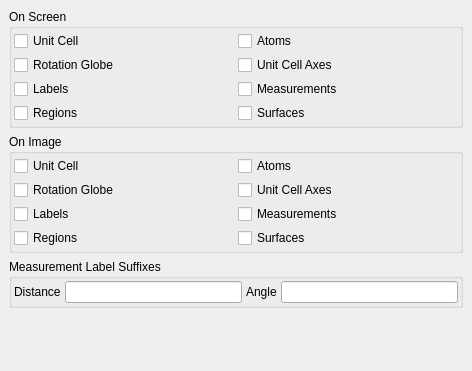
         <widget class="QWidget" name="SceneSubTab" >
          <property name="geometry" >
           <rect>
            <x>0</x>
            <y>0</y>
            <width>472</width>
            <height>371</height>
           </rect>
          </property>
          <attribute name="title" >
           <string>Scene</string>
          </attribute>
          <layout class="QVBoxLayout" >
           <property name="spacing" >
            <number>6</number>
           </property>
           <property name="margin" >
            <number>9</number>
           </property>
           <item>
            <widget class="QGroupBox" name="VisibilityGroup" >
             <property name="sizePolicy" >
              <sizepolicy vsizetype="Minimum" hsizetype="Preferred" >
               <horstretch>0</horstretch>
               <verstretch>0</verstretch>
              </sizepolicy>
             </property>
             <property name="title" >
              <string>On Screen</string>
             </property>
             <layout class="QGridLayout" >
              <property name="margin" >
               <number>2</number>
              </property>
              <property name="spacing" >
               <number>4</number>
              </property>
              <item row="2" column="1" >
               <widget class="QCheckBox" name="MeasurementsVisibleCheck" >
                <property name="text" >
                 <string>Measurements</string>
                </property>
               </widget>
              </item>
              <item row="1" column="0" >
               <widget class="QCheckBox" name="GlobeVisibleCheck" >
                <property name="text" >
                 <string>Rotation Globe</string>
                </property>
               </widget>
              </item>
              <item row="0" column="0" >
               <widget class="QCheckBox" name="CellVisibleCheck" >
                <property name="text" >
                 <string>Unit Cell</string>
                </property>
               </widget>
              </item>
              <item row="1" column="1" >
               <widget class="QCheckBox" name="AxesVisibleCheck" >
                <property name="text" >
                 <string>Unit Cell Axes</string>
                </property>
               </widget>
              </item>
              <item row="0" column="1" >
               <widget class="QCheckBox" name="AtomsVisibleCheck" >
                <property name="text" >
                 <string>Atoms</string>
                </property>
               </widget>
              </item>
              <item row="2" column="0" >
               <widget class="QCheckBox" name="LabelsVisibleCheck" >
                <property name="text" >
                 <string>Labels</string>
                </property>
               </widget>
              </item>
              <item row="3" column="0" >
               <widget class="QCheckBox" name="RegionsVisibleCheck" >
                <property name="text" >
                 <string>Regions</string>
                </property>
               </widget>
              </item>
              <item row="3" column="1" >
               <widget class="QCheckBox" name="SurfacesVisibleCheck" >
                <property name="text" >
                 <string>Surfaces</string>
                </property>
               </widget>
              </item>
             </layout>
            </widget>
           </item>
           <item>
            <widget class="QGroupBox" name="ImageVisibilityGroup" >
             <property name="sizePolicy" >
              <sizepolicy vsizetype="Minimum" hsizetype="Preferred" >
               <horstretch>0</horstretch>
               <verstretch>0</verstretch>
              </sizepolicy>
             </property>
             <property name="title" >
              <string>On Image</string>
             </property>
             <layout class="QGridLayout" >
              <property name="margin" >
               <number>2</number>
              </property>
              <property name="spacing" >
               <number>4</number>
              </property>
              <item row="3" column="0" >
               <widget class="QCheckBox" name="RegionsVisibleImageCheck" >
                <property name="text" >
                 <string>Regions</string>
                </property>
               </widget>
              </item>
              <item row="3" column="1" >
               <widget class="QCheckBox" name="SurfacesVisibleImageCheck" >
                <property name="text" >
                 <string>Surfaces</string>
                </property>
               </widget>
              </item>
              <item row="2" column="0" >
               <widget class="QCheckBox" name="LabelsVisibleImageCheck" >
                <property name="text" >
                 <string>Labels</string>
                </property>
               </widget>
              </item>
              <item row="0" column="1" >
               <widget class="QCheckBox" name="AtomsVisibleImageCheck" >
                <property name="text" >
                 <string>Atoms</string>
                </property>
               </widget>
              </item>
              <item row="1" column="1" >
               <widget class="QCheckBox" name="AxesVisibleImageCheck" >
                <property name="text" >
                 <string>Unit Cell Axes</string>
                </property>
               </widget>
              </item>
              <item row="0" column="0" >
               <widget class="QCheckBox" name="CellVisibleImageCheck" >
                <property name="text" >
                 <string>Unit Cell</string>
                </property>
               </widget>
              </item>
              <item row="1" column="0" >
               <widget class="QCheckBox" name="GlobeVisibleImageCheck" >
                <property name="text" >
                 <string>Rotation Globe</string>
                </property>
               </widget>
              </item>
              <item row="2" column="1" >
               <widget class="QCheckBox" name="MeasurementsVisibleImageCheck" >
                <property name="text" >
                 <string>Measurements</string>
                </property>
               </widget>
              </item>
             </layout>
            </widget>
           </item>
           <item>
            <widget class="QGroupBox" name="groupBox_2" >
             <property name="title" >
              <string>Measurement Label Suffixes</string>
             </property>
             <layout class="QHBoxLayout" >
              <property name="spacing" >
               <number>4</number>
              </property>
              <property name="margin" >
               <number>2</number>
              </property>
              <item>
               <widget class="QLabel" name="label_14" >
                <property name="text" >
                 <string>Distance</string>
                </property>
               </widget>
              </item>
              <item>
               <widget class="QLineEdit" name="DistanceLabelEdit" />
              </item>
              <item>
               <widget class="QLabel" name="label_15" >
                <property name="text" >
                 <string>Angle</string>
                </property>
               </widget>
              </item>
              <item>
               <widget class="QLineEdit" name="AngleLabelEdit" />
              </item>
             </layout>
            </widget>
           </item>
           <item>
            <spacer>
             <property name="orientation" >
              <enum>Qt::Vertical</enum>
             </property>
             <property name="sizeHint" stdset="0" >
              <size>
               <width>20</width>
               <height>16</height>
              </size>
             </property>
            </spacer>
           </item>
          </layout>
         </widget>
